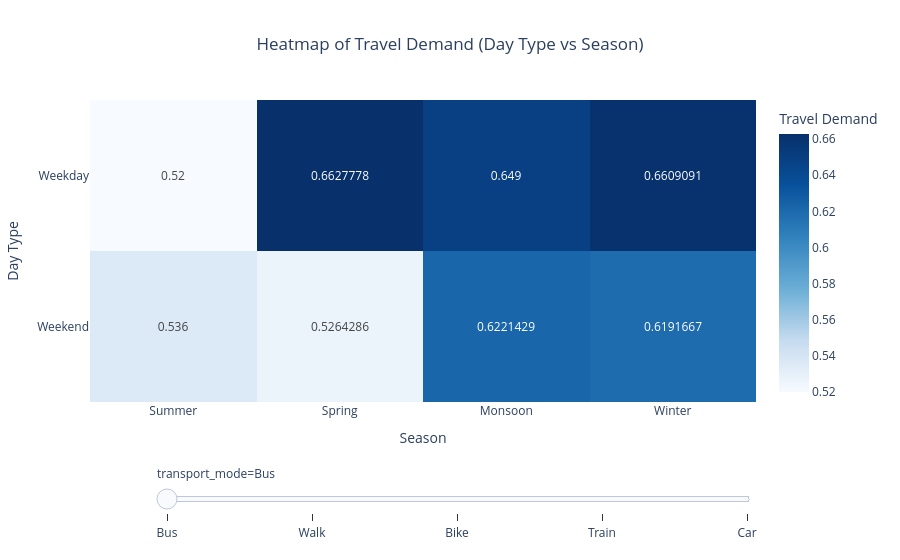

Notebook cell for this chart:
### Markdown cell above
Line Plot – Impact of Traffic Density on Travel Time
This line plot illustrates the relationship between traffic density levels and the estimated travel time. Traffic density values are grouped into categories ranging from Very Low to Very High, and the average travel time is calculated for each level. The plot helps visualize how increasing traffic congestion influences travel duration. By observing this trend, we can understand how higher traffic density generally leads to longer travel times, highlighting the importance of traffic conditions in travel route planning and time estimation.

### Code cell
import plotly.express as px


fig = px.density_heatmap(
    df,
    x="season",
    y="day_type",
    z="popularity_score",
    histfunc="avg",
    animation_frame="transport_mode",
    text_auto=True,
    title="Heatmap of Travel Demand (Day Type vs Season)",

    color_continuous_scale=[
        [0, "#f7fbff"],
        [0.2, "#c6dbef"],
        [0.4, "#6baed6"],
        [0.6, "#3182bd"],
        [0.8, "#08519c"],
        [1, "#08306b"]
    ]
)
fig["layout"].pop("updatemenus")

fig.update_layout(
    template="plotly_white",
    title_x=0.5,
    xaxis_title="Season",
    yaxis_title="Day Type",
    coloraxis_colorbar=dict(title="Travel Demand")
)

fig.update_traces(
    hovertemplate="Season: %{x}<br>Day Type: %{y}<br>Demand: %{z}<extra></extra>"
)

fig.show()

### Figure 1 — Plotly figure (JSON) as saved in the notebook; plotly's stock layout.template omitted (floating-point values rounded to 4 significant figures)
{"data": [{"coloraxis": "coloraxis", "histfunc": "avg", "hovertemplate": "Season: %{x}<br>Day Type: %{y}<br>Demand: %{z}<extra></extra>", "name": "", "texttemplate": "%{z}", "type": "histogram2d", "x": ["Summer", "Spring", "Monsoon", "Spring", "Spring", "Winter", "Monsoon", "Monsoon", "Spring", "Winter", "Summer", "Winter", "Winter", "Summer", "Winter", "Spring", "Winter", "Summer", "Summer", "Winter", "Spring", "Summer", "Winter", "Spring", "Winter", "Monsoon", "Spring", "Spring", "Spring", "Monsoon", "Monsoon", "Spring", "Winter", "Monsoon", "Summer", "Winter", "Winter", "Summer", "Summer", "Monsoon", "Monsoon", "Spring", "Summer", "Monsoon", "Winter", "Summer", "Winter", "Spring", "Monsoon", "Spring", "Spring", "Monsoon", "Winter", "Monsoon", "Winter", "Winter", "Monsoon", "Monsoon", "Monsoon", "Summer", "Spring", "Spring", "Spring", "Spring", "Summer", "Spring", "Monsoon", "Spring", "Winter", "Spring", "Winter", "Spring", "Summer", "Monsoon", "Spring", "Spring", "Monsoon", "Spring", "Spring", "Winter", "Monsoon", "Monsoon", "Winter", "Summer", "Summer", "Spring", "Summer", "Spring", "Winter", "Summer", "Winter", "Monsoon", "Monsoon", "Summer", "Monsoon", "Spring", "Spring", "Spring"], "xaxis": "x", "xbingroup": "x", "y": ["Weekend", "Weekday", "Weekend", "Weekday", "Weekend", "Weekday", "Weekend", "Weekday", "Weekend", "Weekday", "Weekend", "Weekday", "Weekday", "Weekday", "Weekend", "Weekend", "Weekend", "Weekday", "Weekend", "Weekend", "Weekend", "Weekend", "Weekday", "Weekday", "Weekday", "Weekend", "Weekend", "Weekday", "Weekday", "Weekday", "Weekday", "Weekday", "Weekend", "Weekday", "Weekday", "Weekend", "Weekend", "Weekend", "Weekend", "Weekend", "Weekend", "Weekend", "Weekday", "Weekday", "Weekend", "Weekday", "Weekday", "Weekday", "Weekday", "Weekday", "Weekday", "Weekend", "Weekday", "Weekday", "Weekend", "Weekday", "Weekend", "Weekend", "Weekend", "Weekday", "Weekday", "Weekday", "Weekday", "Weekend", "Weekend", "Weekend", "Weekday", "Weekend", "Weekday", "Weekend", "Weekend", "Weekday", "Weekday", "Weekend", "Weekend", "Weekday", "Weekend", "Weekend", "Weekday", "Weekend", "Weekday", "Weekend", "Weekday", "Weekday", "Weekend", "Weekend", "Weekend", "Weekday", "Weekend", "Weekday", "Weekend", "Weekday", "Weekend", "Weekend", "Weekend", "Weekday", "Weekend", "Weekday"], "yaxis": "y", "ybingroup": "y", "z": [0.7, 0.61, 0.32, 0.59, 0.26, 0.9, 0.65, 0.37, 0.92, 0.65, 0.23, 0.5, 0.43, 0.66, 0.3, 0.72, 0.86, 0.58, 0.7, 0.71, 0.68, 0.57, 0.42, 0.88, 0.72, 0.47, 0.93, 0.43, 0.56, 0.57, 0.66, 0.77, 0.4, 0.56, 0.86, 0.75, 0.69, 0.97, 0.48, 0.81, 0.77, 0.35, 0.45, 0.84, 0.97, 0.31, 0.81, 0.36, 0.85, 0.82, 1.0, 0.67, 0.52, 0.84, 0.62, 0.55, 0.66, 0.85, 0.57, 0.34, 0.85, 0.64, 0.55, 0.26, 0.61, 0.7, 0.42, 0.25, 0.82, 0.39, 0.63, 0.66, 0.4, 0.59, 0.32, 0.32, 0.29, 0.63, 0.76, 0.38, 0.62, 1.0, 0.95, 0.73, 0.32, 0.34, 0.23, 0.27, 0.29, 0.35, 0.83, 0.76, 0.76, 0.55, 0.3, 0.97, 0.62, 0.89]}], "layout": {"coloraxis": {"colorbar": {"title": {"text": "Travel Demand"}}, "colorscale": [[0, "#f7fbff"], [0.2, "#c6dbef"], [0.4, "#6baed6"], [0.6, "#3182bd"], [0.8, "#08519c"], [1, "#08306b"]]}, "legend": {"tracegroupgap": 0}, "sliders": [{"active": 0, "currentvalue": {"prefix": "transport_mode="}, "len": 0.9, "pad": {"b": 10, "t": 60}, "steps": [{"args": [["Bus"], {"frame": {"duration": 0, "redraw": true}, "fromcurrent": true, "mode": "immediate", "transition": {"duration": 0, "easing": "linear"}}], "label": "Bus", "method": "animate"}, {"args": [["Walk"], {"frame": {"duration": 0, "redraw": true}, "fromcurrent": true, "mode": "immediate", "transition": {"duration": 0, "easing": "linear"}}], "label": "Walk", "method": "animate"}, {"args": [["Bike"], {"frame": {"duration": 0, "redraw": true}, "fromcurrent": true, "mode": "immediate", "transition": {"duration": 0, "easing": "linear"}}], "label": "Bike", "method": "animate"}, {"args": [["Train"], {"frame": {"duration": 0, "redraw": true}, "fromcurrent": true, "mode": "immediate", "transition": {"duration": 0, "easing": "linear"}}], "label": "Train", "method": "animate"}, {"args": [["Car"], {"frame": {"duration": 0, "redraw": true}, "fromcurrent": true, "mode": "immediate", "transition": {"duration": 0, "easing": "linear"}}], "label": "Car", "method": "animate"}], "x": 0.1, "xanchor": "left", "y": 0, "yanchor": "top"}], "title": {"text": "Heatmap of Travel Demand (Day Type vs Season)", "x": 0.5}, "xaxis": {"anchor": "y", "domain": [0, 1], "title": {"text": "Season"}}, "yaxis": {"anchor": "x", "domain": [0, 1], "title": {"text": "Day Type"}}}}
